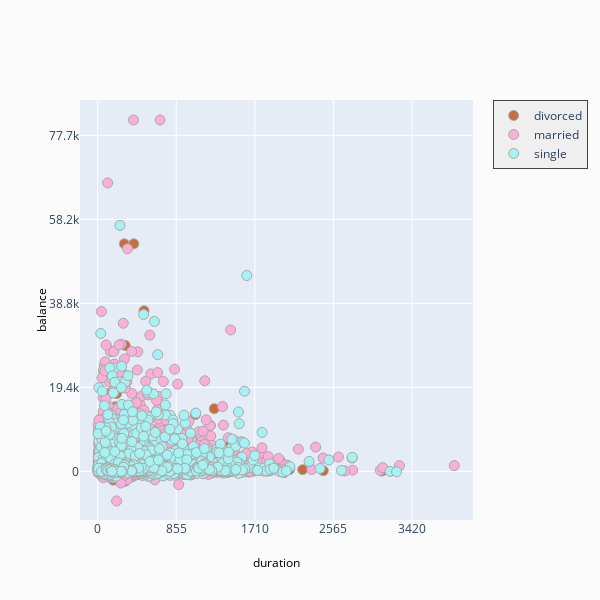

This figure's notebook cell:
### Code cell
# Notice how divorced have a considerably low amount of balance.
fig = ff.create_facet_grid(
    df,
    x='duration',
    y='balance',
    color_name='marital',
    show_boxes=False,
    marker={'size': 10, 'opacity': 1.0},
    colormap={'single': 'rgb(165, 242, 242)', 'married': 'rgb(253, 174, 216)', 'divorced': 'rgba(201, 109, 59, 0.82)'}
)

iplot(fig, filename='facet - custom colormap')

### Figure 1 — Plotly figure (JSON) as saved in the notebook; plotly's stock layout.template omitted (floating-point values rounded to 4 significant figures; data arrays with more than 128 entries replaced by an {"elided": "..."} marker saying what was removed)
{"data": [{"marker": {"color": "rgb(201, 109, 59)", "line": {"color": "darkgrey", "width": 1}, "opacity": 1, "size": 10}, "mode": "markers", "name": "divorced", "type": "scatter", "x": {"elided": "1175 int values"}, "xaxis": "x", "y": {"elided": "1175 int values"}, "yaxis": "y"}, {"marker": {"color": "rgb(253, 174, 216)", "line": {"color": "darkgrey", "width": 1}, "opacity": 1, "size": 10}, "mode": "markers", "name": "married", "type": "scatter", "x": {"elided": "5862 int values"}, "xaxis": "x", "y": {"elided": "5862 int values"}, "yaxis": "y"}, {"marker": {"color": "rgb(165, 242, 242)", "line": {"color": "darkgrey", "width": 1}, "opacity": 1, "size": 10}, "mode": "markers", "name": "single", "type": "scatter", "x": {"elided": "3351 int values"}, "xaxis": "x", "y": {"elided": "3351 int values"}, "yaxis": "y"}], "layout": {"annotations": [{"font": {"color": "#000000", "size": 12}, "showarrow": false, "text": "duration", "textangle": 0, "x": 0.5, "xanchor": "center", "xref": "paper", "y": -0.1, "yanchor": "middle", "yref": "paper"}, {"font": {"color": "#000000", "size": 12}, "showarrow": false, "text": "balance", "textangle": -90, "x": -0.1, "xanchor": "center", "xref": "paper", "y": 0.5, "yanchor": "middle", "yref": "paper"}], "height": 600, "legend": {"bgcolor": "#efefef", "borderwidth": 1, "x": 1.05, "y": 1, "yanchor": "top"}, "paper_bgcolor": "rgb(251, 251, 251)", "showlegend": true, "title": {"text": ""}, "width": 600, "xaxis": {"anchor": "y", "domain": [0, 1], "dtick": 855, "range": [-192.0, 4085.0], "ticklen": 0, "zeroline": false}, "yaxis": {"anchor": "x", "domain": [0, 1], "dtick": 19415, "range": [-11250.0, 85830.0], "ticklen": 0, "zeroline": false}}}
